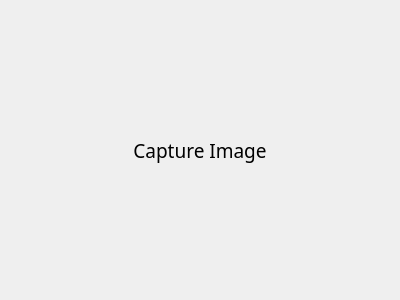
<?xml version="1.0" encoding="UTF-8"?>
<ui version="4.0">
 <class>Monitor</class>
 <widget class="QWidget" name="Monitor">
  <property name="geometry">
   <rect>
    <x>0</x>
    <y>0</y>
    <width>400</width>
    <height>300</height>
   </rect>
  </property>
  <property name="windowTitle">
   <string>Form</string>
  </property>
  <layout class="QVBoxLayout" name="verticalLayout" stretch="0">
   <property name="spacing">
    <number>6</number>
   </property>
   <property name="leftMargin">
    <number>0</number>
   </property>
   <property name="topMargin">
    <number>0</number>
   </property>
   <property name="rightMargin">
    <number>0</number>
   </property>
   <property name="bottomMargin">
    <number>0</number>
   </property>
   <item>
    <widget class="QLabel" name="image">
     <property name="font">
      <font>
       <family>DengXian</family>
       <pointsize>14</pointsize>
      </font>
     </property>
     <property name="text">
      <string>Capture Image</string>
     </property>
     <property name="scaledContents">
      <bool>true</bool>
     </property>
     <property name="alignment">
      <set>Qt::AlignCenter</set>
     </property>
    </widget>
   </item>
  </layout>
 </widget>
 <resources/>
 <connections/>
</ui>
